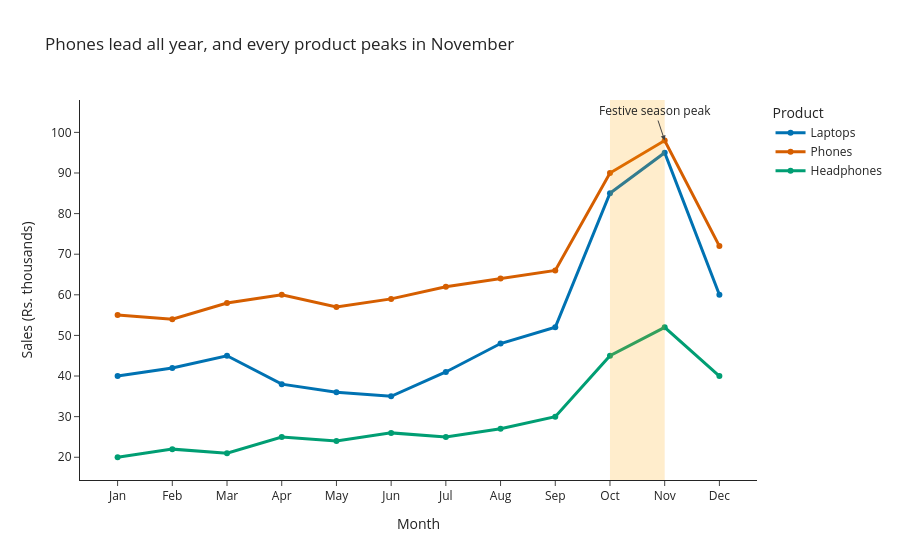

Notebook code for this chart:
### Code cell
#Task 6

long = sales.melt(
    id_vars="Month",
    var_name="Product",
    value_name="Sales"
)


fig = px.line(
    long,
    x="Month",
    y="Sales",
    color="Product",
    markers=True,
    color_discrete_map=colors,
    template="simple_white",
    title="Phones lead all year, and every product peaks in November"
)


fig.update_traces(
    line_width=3,
    hovertemplate="%{x}: Rs. %{y}k"
)


fig.update_layout(
    yaxis_title="Sales (Rs. thousands)"
)


fig.add_annotation(
    x="Nov",
    y=98,
    text="Festive season peak",
    showarrow=True,
    arrowhead=2
)

fig.add_vrect(
    x0="Oct",
    x1="Nov",
    fillcolor="orange",
    opacity=0.2,
    line_width=0
)

fig.show()

### Figure 1 — Plotly figure (JSON) as saved in the notebook; plotly's stock layout.template omitted (floating-point values rounded to 4 significant figures)
{"data": [{"hovertemplate": "%{x}: Rs. %{y}k", "legendgroup": "Laptops", "line": {"color": "#0072B2", "dash": "solid", "width": 3}, "marker": {"symbol": "circle"}, "mode": "lines+markers", "name": "Laptops", "orientation": "v", "showlegend": true, "type": "scatter", "x": ["Jan", "Feb", "Mar", "Apr", "May", "Jun", "Jul", "Aug", "Sep", "Oct", "Nov", "Dec"], "xaxis": "x", "y": [40, 42, 45, 38, 36, 35, 41, 48, 52, 85, 95, 60], "yaxis": "y"}, {"hovertemplate": "%{x}: Rs. %{y}k", "legendgroup": "Phones", "line": {"color": "#D55E00", "dash": "solid", "width": 3}, "marker": {"symbol": "circle"}, "mode": "lines+markers", "name": "Phones", "orientation": "v", "showlegend": true, "type": "scatter", "x": ["Jan", "Feb", "Mar", "Apr", "May", "Jun", "Jul", "Aug", "Sep", "Oct", "Nov", "Dec"], "xaxis": "x", "y": [55, 54, 58, 60, 57, 59, 62, 64, 66, 90, 98, 72], "yaxis": "y"}, {"hovertemplate": "%{x}: Rs. %{y}k", "legendgroup": "Headphones", "line": {"color": "#009E73", "dash": "solid", "width": 3}, "marker": {"symbol": "circle"}, "mode": "lines+markers", "name": "Headphones", "orientation": "v", "showlegend": true, "type": "scatter", "x": ["Jan", "Feb", "Mar", "Apr", "May", "Jun", "Jul", "Aug", "Sep", "Oct", "Nov", "Dec"], "xaxis": "x", "y": [20, 22, 21, 25, 24, 26, 25, 27, 30, 45, 52, 40], "yaxis": "y"}], "layout": {"annotations": [{"arrowhead": 2, "showarrow": true, "text": "Festive season peak", "x": "Nov", "y": 98}], "legend": {"title": {"text": "Product"}, "tracegroupgap": 0}, "shapes": [{"fillcolor": "orange", "line": {"width": 0}, "opacity": 0.2, "type": "rect", "x0": "Oct", "x1": "Nov", "xref": "x", "y0": 0, "y1": 1, "yref": "y domain"}], "title": {"text": "Phones lead all year, and every product peaks in November"}, "xaxis": {"anchor": "y", "domain": [0, 1], "title": {"text": "Month"}}, "yaxis": {"anchor": "x", "domain": [0, 1], "title": {"text": "Sales (Rs. thousands)"}}}}
